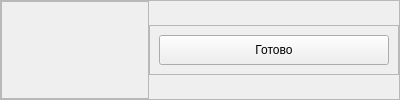
               <widget class="QFrame" name="close_tab_Frame">
                <property name="minimumSize">
                 <size>
                  <width>400</width>
                  <height>50</height>
                 </size>
                </property>
                <property name="maximumSize">
                 <size>
                  <width>16777215</width>
                  <height>16777215</height>
                 </size>
                </property>
                <property name="frameShape">
                 <enum>QFrame::StyledPanel</enum>
                </property>
                <property name="frameShadow">
                 <enum>QFrame::Raised</enum>
                </property>
                <layout class="QHBoxLayout" name="horizontalLayout_4">
                 <property name="spacing">
                  <number>0</number>
                 </property>
                 <property name="leftMargin">
                  <number>0</number>
                 </property>
                 <property name="topMargin">
                  <number>0</number>
                 </property>
                 <property name="rightMargin">
                  <number>0</number>
                 </property>
                 <property name="bottomMargin">
                  <number>0</number>
                 </property>
                 <item>
                  <widget class="QFrame" name="close_tab_FrameSpacer">
                   <property name="frameShape">
                    <enum>QFrame::StyledPanel</enum>
                   </property>
                   <property name="frameShadow">
                    <enum>QFrame::Raised</enum>
                   </property>
                   <layout class="QHBoxLayout" name="horizontalLayout_5"/>
                  </widget>
                 </item>
                 <item>
                  <widget class="QFrame" name="close_tab_btn_Frame">
                   <property name="minimumSize">
                    <size>
                     <width>250</width>
                     <height>50</height>
                    </size>
                   </property>
                   <property name="maximumSize">
                    <size>
                     <width>300</width>
                     <height>50</height>
                    </size>
                   </property>
                   <property name="frameShape">
                    <enum>QFrame::StyledPanel</enum>
                   </property>
                   <property name="frameShadow">
                    <enum>QFrame::Raised</enum>
                   </property>
                   <layout class="QHBoxLayout" name="horizontalLayout_3">
                    <item>
                     <widget class="QPushButton" name="close_tab_Btn">
                      <property name="minimumSize">
                       <size>
                        <width>0</width>
                        <height>30</height>
                       </size>
                      </property>
                      <property name="text">
                       <string>Готово</string>
                      </property>
                     </widget>
                    </item>
                   </layout>
                  </widget>
                 </item>
                </layout>
               </widget>
